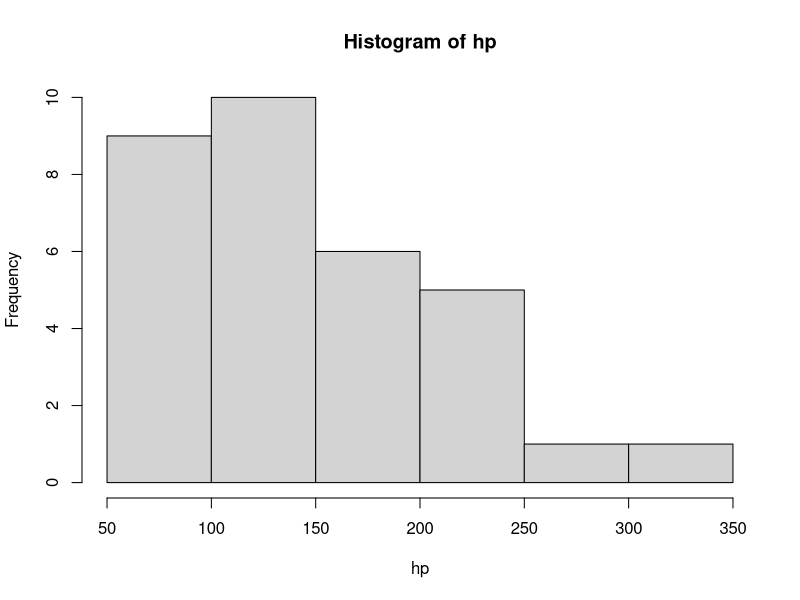
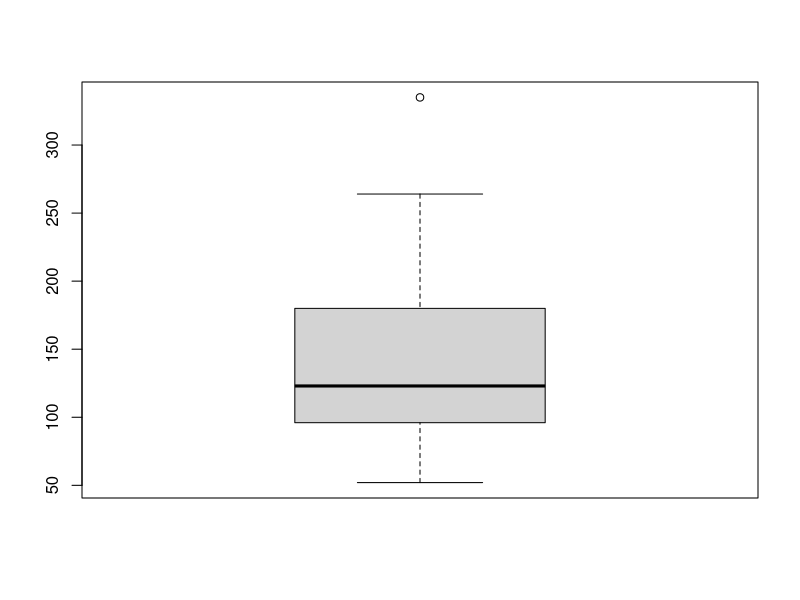

Write R code to recreate these figures, in order.
## ---- chunk 1
mpg <- mtcars$mpg
mpg
mean(mpg)
median(mpg)
sd(mpg)

## ---- chunk 2
hp <- mtcars$hp

hist(hp)

mean(hp)

## ---- chunk 3
boxplot(hp)
quantile(hp, prob = c( 0.25, 0.5 , 0.75))
IQR_val <- IQR((hp))
1.5*IQR_val

96-1.5*IQR_val

180 + 1.5*IQR_val

